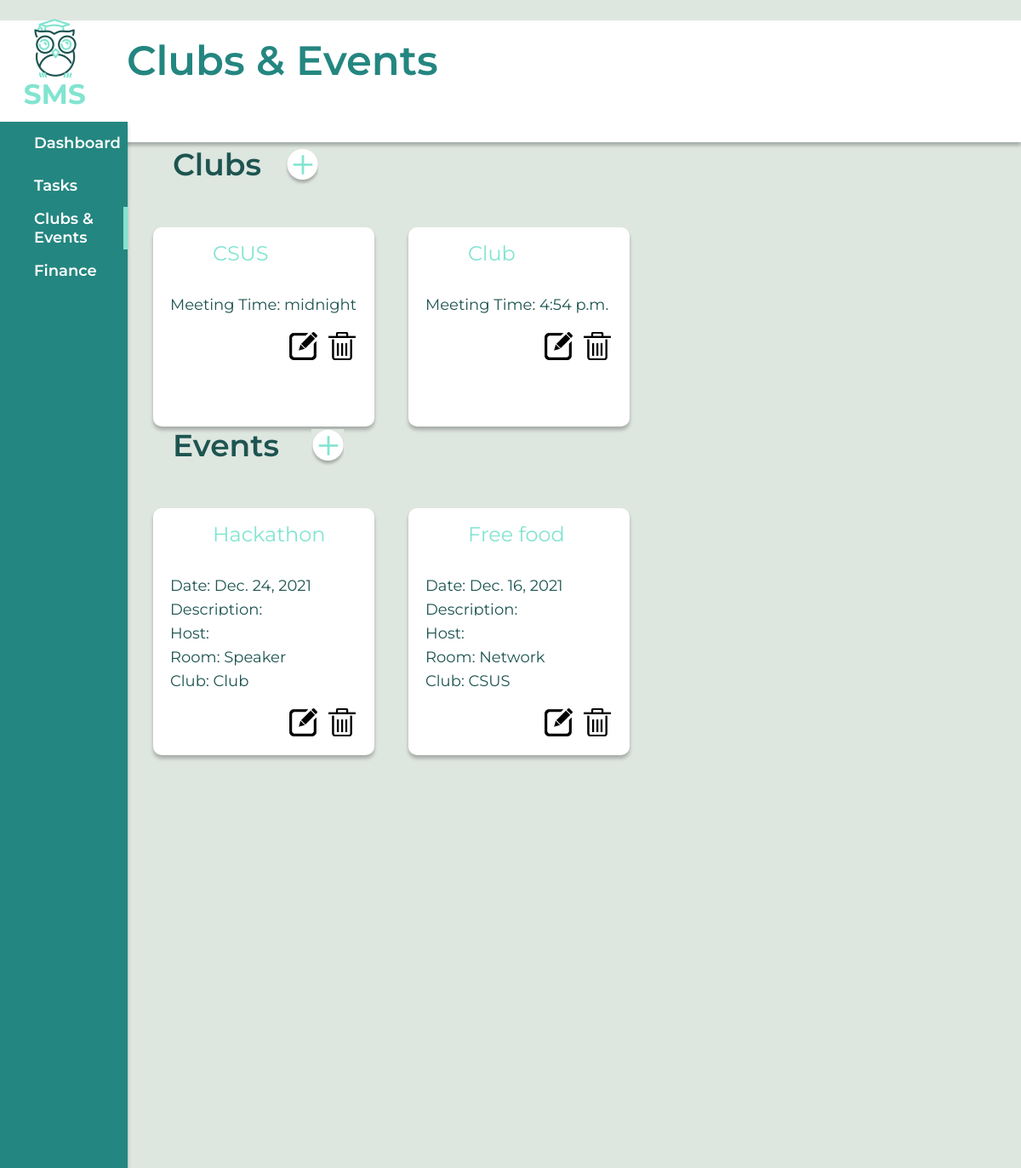
The app's page /clubsEvents/ (signed in) with its own data.
### schoolapi/models.py (models this page shows, shortened)
class Club(models.Model):
    user = models.ForeignKey(User, on_delete=models.CASCADE)
    name = models.CharField(max_length=50)
    meeting_time = models.TimeField(max_length=50, blank=True)

class Event(models.Model):
    user = models.ForeignKey(User, on_delete=models.CASCADE)
    name = models.CharField(max_length=50)
    date = models.DateField(max_length=50)
    description = models.CharField(max_length = 1000, blank=True)
    host = models.CharField(max_length=50, blank=True)
    type = models.CharField(max_length=50, choices=TYPE_CHOICES)
    club = models.ForeignKey(Club, on_delete=models.CASCADE)
    def club_name(self):
        return self.club.name

### schoolapi/views.py (the view)
# urls.py: path('clubsEvents/', views.clubsEvents),
def clubsEvents(request):
    if request.user.is_authenticated:
        clubs = Club.objects.all()
        events = Event.objects.all()
        return render(request, "schoolapi/clubsEvents.html", {'clubs': clubs, 'events': events})
    return HttpResponseRedirect("/login")

### templates/schoolapi/clubsEvents.html (shortened to what this page needs)
﻿{% load static %}
<!DOCTYPE html>
<html lang="en">
<head>
    <link rel="stylesheet"
          href="https://stackpath.bootstrapcdn.com/bootstrap/4.4.1/css/bootstrap.min.css"
 />
    <link rel="stylesheet" href="{% static 'schoolapi/css/style.css' %}" />
</head>
<body>
    <div class="top-nav-container">
        <div class="wrapper">
            <nav role="main">
                <div class="title">
                    Clubs & Events
                </div>
                <div class="logo">
                    <img src="{% static 'schoolapi/images/logos.png' %}" alt="My image">
                </div>
            </nav>
        </div>
    </div>
    <div class="side-nav-container" style="height: 100%;">
        <div class="sidebar" style="top: 100px;">
        </div>
        <div class="wrapper">
            <nav id="menubar">
                <ul class="nav-items">
                    <li>
                        <a href="/">Dashboard</a>
                    </li>
                    <li>
                        <a href="/tasks">Tasks</a>
                    </li>
                    <li>
                        <a href="/clubsEvents">Clubs & Events</a>
                    </li>
                    <li>
                        <a href="/finances">Finance</a>
                    </li>
                </ul>
            </nav>
        </div>
    </div>
    <div class="club-container row">
        <div class="item-title">
            Clubs
        </div>
        <button type="button" onclick="window.location.href='/add-club'" class="btn-add-item" style="left: 330px;">
            <img src="{% static 'schoolapi/images/add.png' %}">
        </button>
        {% for club in user.club_set.all %}
        <div class="item-attributes block">
            <ul class="show-items" style="position: absolute;">
                <li id="name">
                    {{club.name}}
                </li>
                <li>
                    Meeting Time: {{club.meeting_time}}
                </li>
                <li id="btn-update-item">
                    <a href="{% url 'update-club' club.id%}">
                        <img src="{% static 'schoolapi/images/edit.png' %}">
                    </a>
                </li>
                <li id="btn-delete-item">
                    <a href="{% url 'delete-club' club.id%}">
                        <img src="{% static 'schoolapi/images/Delete.png' %}">
                    </a>
                </li>
            </ul>
        </div>
        {% endfor %}
    </div>
    <div class="event-container row">
        <div class="item-title" style="margin-top: 330px">
            Events
        </div>
        <button type="button" onclick="window.location.href='/add-event'" class="btn-add-item" style="margin-top: 330px;">
            <img src="{% static 'schoolapi/images/add.png' %}">
        </button>
        {% for e in user.event_set.all %}
        <div class="item-attributes block">
            <ul class="show-items" style="position: absolute; margin-top: 430px;">
                <li id="name">
                    {{e.name}}
                </li>
                <li>
                    Date: {{e.date}}
                </li>
                <li style="overflow: auto;">
                    Description: {{e.description}}
                </li>
                <li>
                    Host: {{e.host}}
                </li>
                <li>
                    Room: {{e.type}}
                </li>
                <li>
                    Club: {{e.club_name}}
                </li>
                <li id="btn-update-item">
                    <a href="{% url 'update-event' e.id%}">
                        <img src="{% static 'schoolapi/images/edit.png' %}">
                    </a>
                </li>
                <li id="btn-delete-item">
                    <a href="{% url 'delete-event' e.id%}">
                        <img src="{% static 'schoolapi/images/Delete.png' %}">
                    </a>
                </li>
            </ul>
        </div>
        {% endfor %}
    </div>
</body>
</html>

### schoolapi/static/schoolapi/css/style.css (style rules this page uses)
* { box-sizing: border-box; margin: 0; }
body { background-color: #DEE6E0; }
nav .title { position: absolute; width: 400px; height: 143px; left: 149px; top: 0px; color: #248680; font-family: Montserrat; font-style: normal; font-weight: 600; font-size: 48px; line-height: 59px; display: flex; align-items: center; }
.top-nav-container { background: #FFFFFF; box-shadow: 0px 4px 4px rgba(0, 0, 0, 0.25); display: flex; align-items: center; justify-content: space-between; height: 72px; background: #FFFFFF; box-shadow: 0px 4px 4px rgba(0, 0, 0, 0.25); width: 100%; height: 143px; left: 0px; top: 0px; }
.side-nav-container { position: absolute; width: 150px; height: 160%; left: 0px; top: 143px; background: #248680; box-shadow: 0px 4px 4px rgba(0, 0, 0, 0.25); }
.sidebar { position: absolute; width: 5px; height: 50px; left: 145px; top: 0px; background: #82E4D0; }
.item-title { position: absolute; width: 225px; height: 100px; left: 203px; top: 143px; font-family: Montserrat; font-style: normal; font-weight: 600; font-size: 36px; line-height: 44px; display: flex; align-items: center; color: #1D5450; }
nav .logo { position: absolute; width: 200px; height: 200px; left: -35px; top: -17px; }
.nav-items li { width: 127px; height: 50px; left: 0px; top: 243px; list-style: none; font-family: Montserrat; font-style: normal; font-weight: 600; font-size: 18px; line-height: 22px; display: flex; align-items: center; color: #FFFFFF; }
ul.show-items { padding: 0 0 0 20px !important; overflow: visible; position: fixed; display: table; margin: 0 auto; text-align: left; margin-left: 180px; margin-top: 100px; width: 230px; height: 234px; list-style: none; font-family: Montserrat; font-style: normal; font-weight: normal; font-size: 18px; line-height: 22px; color: #1D5450; box-shadow: 0px 4px 4px rgba(0, 0, 0, 0.25); border-radius: 10px; background: #FFFFFF; }
.show-items li { border-left-width: 0; white-space: normal; display: flex; margin-top: 10px; width: 240px; height: 18px; list-style: none; font-family: Montserrat; font-style: normal; font-weight: normal; font-size: 18px; line-height: 22px; color: #1D5450; }
#name { padding-left: 50px; margin-top: 20px; height: 50px; color: #82E4D0; font-size: 24px; }
.show-items li a { color: #1D5450; }
.nav-items li a { color: #FFFFFF; }
.btn-add-item { position: absolute; width: 40px; height: 40px; left: 360px; top: 173px; background: transparent; border: none !important; }
#btn-update-item { display: inline; padding-left: 140px; width: 33px; height: 33px; background: transparent; border: none !important; }
#btn-delete-item { line-height: 80px; display: inline; padding-left: 8px; width: 32px; height: 33px; background: transparent; border: none !important; }

### templates/schoolapi/clubsEvents.html (style rules this page uses)
.row { width: 100%; margin: 0 auto; }
.block { width: 300px; display: inline-block }

### records on screen
Club: name "CSUS", meeting_time "midnight"
Club: name "Club", meeting_time "4:54 p.m."
Event: name "Hackathon", date "Dec. 24, 2021", type "Speaker", club_name "Club"
Event: name "Free food", date "Dec. 16, 2021", type "Network", club_name "CSUS"
